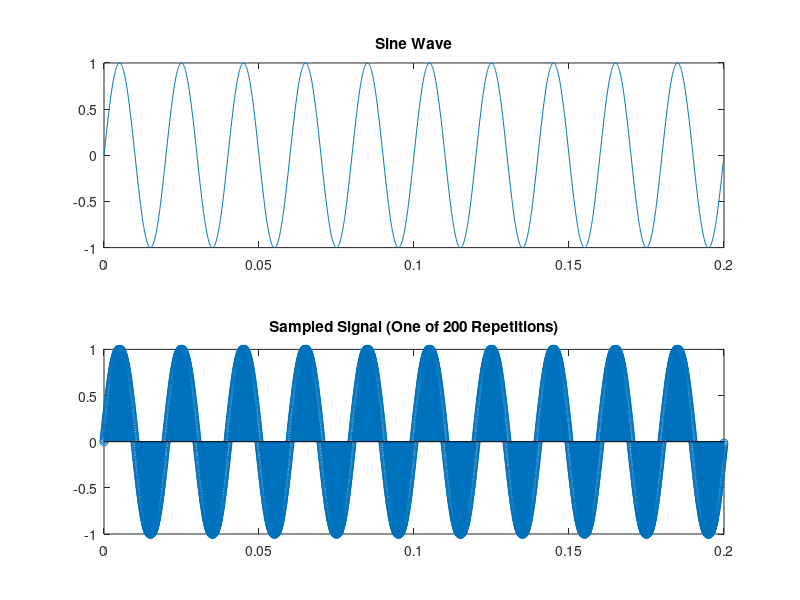

The MATLAB source for this figure:
function [  ] = c1_pure_wave( )

t = 0:0.0001:0.2;
x = @(t) sin(2*pi*50*t); % Generated Signal

subplot(2,1,1);
plot(t, x(t));
title("Sine Wave");

% Sampling
num_repetitions = 200;
fs = 16000 - 1;
ts = 0:1/fs:0.2;
xs_all = zeros(num_repetitions, length(ts));

for i = 1:num_repetitions
    xs = x(ts);
    xs_all(i, :) = xs;
end

% Just for visualization, plotting a single sampled signal
subplot(2,1,2);
stem(ts, xs_all(1, :)); % Plotting the first sampled signal
title("Sampled Signal (One of 200 Repetitions)");